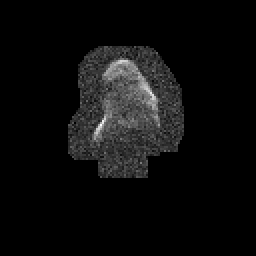
#> input picture test_data/asteroid1/serie_0_radar_0.fits, 128 x 128 px (shown 2 times larger); its folder holds only this picture in this run
$ python -i masking_task.py   (imports and definitions only)
#> lines starting #> are read from the running program, lines starting #| are printed output that depends on the picture; after the words box and inside, x2 and y2 are one past the last pixel; in counts of white or black regions, pixels touching at a corner belong together
import numpy as np
from sklearn.cluster import DBSCAN
from astropy.io import fits
import os
import time
from read_rdf import *

openCV = False
try:
    import cv2

    openCV = True
except ImportError:
    from scipy import ndimage


def read_radar_img(filename):
    """
    loads image from supported formats:
         .dat (using info from .hdr file)
         .fits or .fit
         .txt (excluding those that end in mask.txt)
         .rdf
    :param filename: string containing path to file
    :return: matrix containing pixel values
    """

    # check that file exists
    if not os.path.isfile(filename):
        print("ERROR: File does not exist.")
        return None

    # deal with .dat (and .hdr)
    if filename.endswith(".dat"):
        filenameCore = filename[:-4]

        # check that there's a corresponding .hdr file for .dat file
        if not os.path.isfile(filenameCore + '.hdr'):
            print(("ERROR: I cannot read this .dat file because no .hdr associated. "
                   "To be associated, an .hdr file must have same filename as its .dat file. "
                   "e.g., filename.dat and filename.hdr"))
            return None

        # format .dat file as matrix based off information in .hdr
        height = width = auxpix = None
        for line in open(filenameCore + '.hdr', 'r'):
            if "Height" in line:
                height = int(line.split()[2])
            elif "Width" in line:
                width = int(line.split()[2])
            auxpix = []
        for line in open(filenameCore + '.dat', 'r'):
            auxpix.append(float(line))
        pix = np.reshape(auxpix, (height, width))

    # deal with case of .hdr being input into function
    elif filename.endswith(".hdr"):
        return None

    # deal with .fits (or .fit)
    elif filename.endswith(".fits") or filename.endswith(".fit"):
        fo = fits.open(filename)
        pix = fo[0].data
        fo.close()

    # deal with .txt
    elif filename.endswith(".txt"):
        if filename.endswith("mask.txt"):
            return None
        lines = np.loadtxt(filename, unpack=False)
        pix = np.array(lines)

    # deal with .rdf files
    elif filename.endswith(".rdf"):
        pix = read_rdf(filename)['data']

    elif filename.endswith(".DS_Store"):
        return None

    # deal with other cases
    else:
        print('ERROR w/ read_radar_img: I cannot read ' + filename +
              ' Files must end with .fits (or .fit),'
              '.txt (NOT mask.txt), .dat (with an .hdr of same filename), or .rdf.')
        return None

    return pix


def threshold(mat, nStdev=1):
    """
    function selects only pixel values above a threshold.
    :param mat: array with pixel values 0 -- 255 (e.g., output from scale_and_blur)
    :param nStdev: number standard deviations from mean; pixels below this value will be replaced with 0
    :return: thresholded array
    """

    # define threshold value
    # only pixel values/255 > thresh will remain.
    thresh = mat.mean() + nStdev * mat.std()
    thresh /= 255.0

    # standardize mat so its values are 0.0-1.0 (instead of 0-255)
    A_thresh = mat / 255.0

    # convert values less than threshold to zero
    A_thresh -= thresh
    A_thresh[A_thresh < 0] = 0  # turn negative values to zero

    # re-scale matrix so that values are 0-255 instead of 0.0-1.0
    A_thresh /= (1 - thresh)
    A_thresh *= 255.0

    # return matrix
    return A_thresh


def scale_and_blur(A, rOrig=False, pix_blur=(5, 5)):
    """
    function scales and blurs image matrix
    :param A: image array (e.g., output from read_radar_img)
    :param rOrig: =True will return the original image (and NOT the filtered image)
    :param pix_blur: the parameter input to cv2.blur
    :return: scaled and blurred matrix
    """

    # scale image so it's a grayscale with values 0 - 255
    A_scaled = A - A.min()
    A_scaled = A_scaled / (A.max() - A.min())
    A_scaled *= 255

    # return original (scaled) image if rOrig = True
    if rOrig:
        return A_scaled

    # blur image
    if openCV:
        A_scale_and_blur = cv2.blur(A_scaled, pix_blur)
    else:
        k = np.ones(pix_blur) / float(pix_blur[0] * pix_blur[1])
        A_scale_and_blur = ndimage.convolve(A_scaled, k, mode='mirror')

    # return scaled and blurred image
    return A_scale_and_blur


def findClusters(A, disp_axes=None):
    """
    finds clusters among points in input matrix using DBSCAN
    :param A: image matrix (e.g., output from scale_and_blur)
    :param disp_axes: disp_axes=None will not display DBSCAN results
    :return:
    """

    # save image length and width
    n_rows = A.shape[0]
    n_col = A.shape[1]

    # define DBSCAN parameters
    eps = 5
    min_samples = 70

    # turn array into set of x,y points for DBSCAN input
    points = []
    for x, y in zip(*np.where(A > 0)):
        points.append((y, x))
    points = np.array(points)
    # print("Number of points input to DBSCAN: {}".format(points.shape))

    # Perform a DBSCAN clustering
    db = DBSCAN(eps=eps, min_samples=min_samples).fit(points)
    core_samples_mask = np.zeros_like(db.labels_, dtype=bool)
    core_samples_mask[db.core_sample_indices_] = True
    labels = db.labels_
    unique_labels = set(labels)

    # Number of clusters in labels, ignoring noise if present.
    n_clusters_ = len(set(labels)) - (1 if -1 in labels else 0)
    colors = plt.cm.Spectral(np.linspace(0, 1, len(unique_labels)))
    # print("Number of clusters : {}".format(n_clusters_))

    # Find the centroids and plot dbscan results
    cluster_pts = []
    for k, col in zip(unique_labels, colors):
        if k == -1:
            continue
        class_member_mask = (labels == k)
        xy_all = points[class_member_mask]
        cluster_pts.append(xy_all)
        # print("No. pts in cluster {}: {}".format(k, xy_all.shape[0]))

        # plot DBSCAN clusters
        if not (disp_axes is None):
            xy = points[class_member_mask & core_samples_mask]
            # print("Centroid for cluster {}: {}".format(k, xy.mean(axis=0)))
            disp_axes.set_aspect('equal')
            disp_axes.plot(xy[:, 0], xy[:, 1], 'o',
                           markerfacecolor=tuple(colors[0]), # changed from tuple(col)
                      markeredgecolor='none', markersize=14)
    if not (disp_axes is None):
        disp_axes.set_title('DBSCAN result')

    if n_clusters_ == 0:
        print("No clusters found, so mask contains all 0s. "
              "Try lowering nStdev, or check if there's a DC spike "
              "in the original image (set cropDCspike=True).")
        cluster_pts = []

    return [cluster_pts, n_rows, n_col]


def clustersToMask(cluster_pts, n_rows, n_col, win=(5, 10)):
    """
    converts points in cluster into mask
    :param cluster_pts: a list of y,x points (e.g., output from findClusters)
    :param n_rows: number of rows in image matrix (length in x)
    :param n_col: number of columns in image matrix (length in y)
    :param win: tuple with window size for mask
    :return:
    """

    # assign 1s to mask over points within win of cluster points
    win_x = win[0]
    win_y = win[1]
    mask = np.zeros((n_col, n_rows))
    for group in cluster_pts:
        for pt in range(0, len(group)):
            center_x = group[pt][0]
            center_y = group[pt][1]
            max_x = win_x
            min_x = win_x
            max_y = win_y
            min_y = win_y

            if center_x - min_x < 0:
                min_x = center_x
            if center_y - min_y < 0:
                min_y = center_y
            if center_x + max_x >= n_col:
                max_x = n_col - center_x
            if center_y + max_y >= n_rows:
                max_y = n_rows - center_y

            mask[(center_x - min_x):(center_x + max_x + 1), (center_y - min_y):(center_y + max_y + 1)] = 1

    return np.transpose(mask)


def writeMask(filename, mask):
    """
    writes mask to .txt file
    :param filename: string, filename of image
    :param mask: array containing the 0s and 1s of the mask
    :return: void
    """

    # deal with .dat, .fit, .rdf, .txt extensions
    if filename[-4] == '.':
        mask_name = filename[:-4]

    # deal with .fits extensions
    elif filename[-5] == '.':
        mask_name = filename[:-5]
    else:
        print("ERROR: Unable to save mask. Unknown file extension.")
        return None

    mask_name += "_mask.txt"
    np.savetxt(mask_name, mask, fmt='%u', delimiter=',')
    print("Created {} \n".format(mask_name))

    return


# [30 lines left out: function rmDCspike, not called in this run]


def create_mask(filename, win=(5, 10), nStdev=1, do_write_mask=True,
               do_write_imgs=True, do_rmDCspike=False):
    """
    creates mask for image based on cluster information
    :param filename: string with path towards the .rdf, .dat, or .txt file
    :param win: =(win_x, win_y) is the window size around cluster points
    :param nStdev: number of standard deviations above mean for threshold
    :param do_write_mask: =True will write mask file as .txt
    :param do_write_imgs: =True will save images as .png files
    :param do_rmDCspike: =True will remove a DC spike from original image [beta]
    :return: True if completed successfully
    """

    start_time = time.time()

    # load image and check for valid output
    try:
        A = read_radar_img(filename)
#> in read_radar_img, `fo = fits.open(filename)`: fo = 1 item
#> in read_radar_img, pix is the input picture: shape (128, 128); min 0, max 255, mean 12.8
        if A is None:
            return False
        print("Loading " + filename)
    except:
        print("ERROR: unable to read {}".format(filename))
        return False

    # remove DC spike
    if do_rmDCspike:
        A = rmDCspike(read_radar_img(filename))
        A = scale_and_blur(A, rOrig=True)

    # set graphing parameters
    fig = None
    ax1 = ax2 = ax3 = None
    origImg = None
    if do_write_imgs:
        plt.close('all')
        fig = plt.figure()
        ax1 = fig.add_subplot(131)
        ax2 = fig.add_subplot(132)
        ax3 = fig.add_subplot(133)

        # save original image
        if do_rmDCspike:
            origImg = A
            ax1.set_title('Original image \n (minus DC spike)')
        else:
            origImg = scale_and_blur(read_radar_img(filename), rOrig=True)
#> in scale_and_blur, `A_scaled *= 255`:
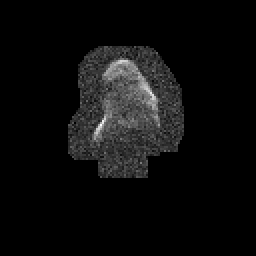
#> A_scaled: shape (128, 128) float64 (shown 2 times larger); min 0, max 255, mean 12.8
            ax1.set_title('Original image')

        # show original image
        ax1.imshow(origImg, cmap='gray')

    # preprocessed image
    A0 = scale_and_blur(A)
#> call 2 of scale_and_blur, with rOrig = False, pix_blur = (5, 5)
#> in scale_and_blur (call 2), `A_scale_and_blur = cv2.blur(A_scaled, pix_blur)`:
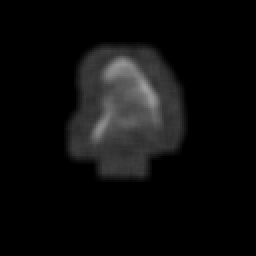
#> A_scale_and_blur: shape (128, 128) float64 (shown 2 times larger); min 0, max 158, mean 12.8
    A1 = threshold(A0, nStdev)
#> in threshold, `thresh = mat.mean() + nStdev * mat.std()`: thresh = 41.16
#> in threshold, `thresh /= 255.0`: thresh = 0.161
#> in threshold, `A_thresh /= (1 - thresh)`: A_thresh: shape (128, 128) float64; min 0, max 0.547, mean 0.0231
#> in threshold, `A_thresh *= 255.0`:
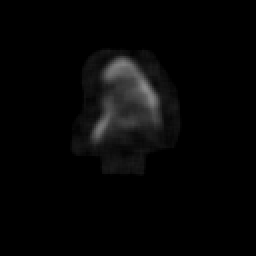
#> A_thresh: shape (128, 128) float64 (shown 2 times larger); min 0, max 139.4, mean 5.9

    # find clusters in preprocessed image
    if do_write_imgs:
        [cluster_pts, n_rows, n_col] = findClusters(A1, disp_axes=ax2)
#> the loop in findClusters, `for x, y in zip(*np.where(A > 0)):` made 2752 passes
#> (x, y) on passes 1 to 3: (24, 50), (24, 51), (24, 52)
#> after the loop in findClusters, `for x, y in zip(*np.where(A > 0)):`: points = 2752 pairs, first value 35 to 90, second value 24 to 87
#> in findClusters, `labels = db.labels_`: labels = 2752 values from 0 to 0
#> in findClusters, `unique_labels = set(labels)`: unique_labels = 1 item
#> in findClusters, `n_clusters_ = len(set(labels)) - (1 if -1 in labels else 0)`: n_clusters_ = 1
#> in findClusters, `colors = plt.cm.Spectral(np.linspace(0, 1, len(unique_labels)))`: colors = [[0.62, 0.00392, 0.259, 1]]
#> the loop in findClusters, `for k, col in zip(unique_labels, colors):` made 1 pass
#> after the loop in findClusters, `for k, col in zip(unique_labels, colors):`: cluster_pts = 1 item
#> cluster_pts = 1 item; n_rows = 128; n_col = 128
        for axis in [ax1, ax2, ax3]:
            axis.set_xlim([0, n_col])
            axis.set_ylim([0, n_rows])
            axis.invert_yaxis()
    else:
        [cluster_pts, n_rows, n_col] = findClusters(A1)

    # convert cluster points into a mask
    mask = clustersToMask(cluster_pts, n_rows, n_col, win=win)
#> the loop in clustersToMask, `for group in cluster_pts:` made 1 pass
#> after the loop in clustersToMask, `for group in cluster_pts:`:
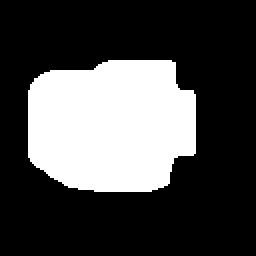
#> mask: shape (128, 128) float64 (shown 2 times larger); values 0 (black) and 1 (white), 28.9% white; 1 white region, box (x1, y1, x2, y2) and area: (14, 30, 98, 96) 4738
#> in clustersToMask, `return np.transpose(mask)`:
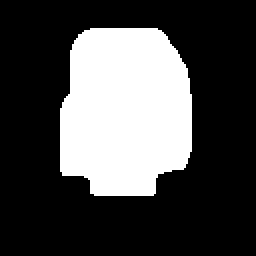
#> returned value: shape (128, 128) float64 (shown 2 times larger); values 0 (black) and 1 (white), 28.9% white; 1 white region, box (x1, y1, x2, y2) and area: (30, 14, 96, 98) 4738

    # write mask to .txt file
    if do_write_mask:
        writeMask(filename, mask)

    if do_write_imgs:
        # make masked image be white where not in mask
        mask_display = origImg * mask
        mask_display[mask_display == 0] = 255
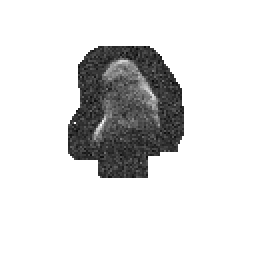
#> mask_display: shape (128, 128) float64 (shown 2 times larger); min 6, max 255, mean 220.6

        # save masked image
        ax3.imshow(mask_display, cmap='gray')
        ax3.set_title('Masked image')

        # save plots
        im_name = filename.rsplit('/', 1)[1]
        im_name = im_name.rsplit(".", 1)[0]
        fig.tight_layout(pad=2)
        fig.savefig(im_name + ".png", dpi=300)
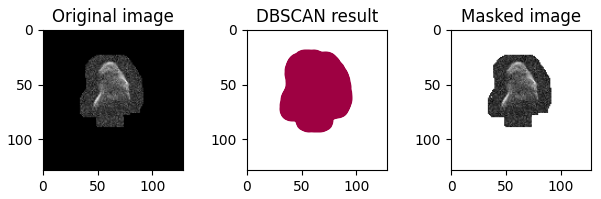
#> figure drawn by matplotlib, 3 panels

    print("Run time: {} \n".format(time.time() - start_time))

    return True


# [10 lines left out: function main, not called in this run]


# [2 lines not run here, left out]

>>> result = create_mask('test_data/asteroid1/serie_0_radar_0.fits')

$ run again, on test_data/asteroid1/serie_0_radar_3.fits
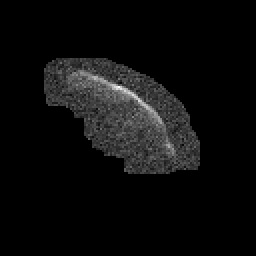
#> input picture test_data/asteroid1/serie_0_radar_3.fits, 128 x 128 px (shown 2 times larger)
#> fo = 1 item
#> in read_radar_img, pix is the input picture: shape (128, 128); min 0, max 255, mean 12.6
#> in threshold, `thresh = mat.mean() + nStdev * mat.std()`: thresh = 39.83
#> in threshold, `thresh /= 255.0`: thresh = 0.156
#> the loop in findClusters, `for x, y in zip(*np.where(A > 0)):` made 2752 passes
#> (x, y) on passes 1 to 3: (30, 30), (30, 31), (30, 32)
#> after the loop in findClusters, `for x, y in zip(*np.where(A > 0)):`: points = 2752 pairs, first value 23 to 98, second value 30 to 85
#> labels = 2752 values from 0 to 0
#> unique_labels = 1 item
#> n_clusters_ = 1
#> colors = [[0.62, 0.00392, 0.259, 1]]
#> the loop in findClusters, `for k, col in zip(unique_labels, colors):` made 1 pass
#> after the loop in findClusters, `for k, col in zip(unique_labels, colors):`: cluster_pts = 1 item
#> in create_mask, `[cluster_pts, n_rows, n_col] = findClusters(A1, disp_axes=ax2)`: n_rows = 128
#> the loop in clustersToMask, `for group in cluster_pts:` made 1 pass
#> after the loop in clustersToMask, `for group in cluster_pts:`:
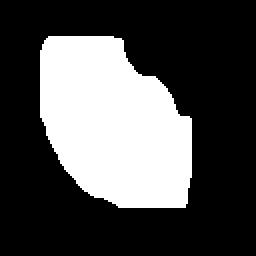
#> mask: shape (128, 128) float64 (shown 2 times larger); values 0 (black) and 1 (white), 30.7% white; 1 white region, box (x1, y1, x2, y2) and area: (20, 18, 96, 104) 5032
#> in create_mask, `fig.savefig(im_name + ".png", dpi=300)`:
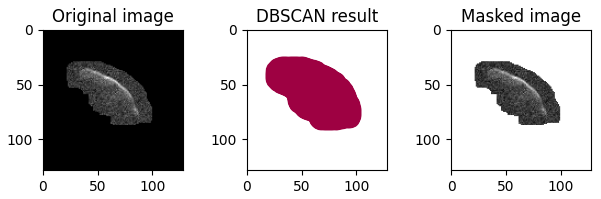
#> figure drawn by matplotlib, 3 panels
